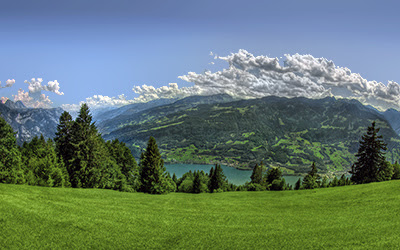
#> input picture images/paisaje.jpg, 400 x 250 px
$ python class_2_p2.py
#> lines starting #> are read from the running program, lines starting #| are printed output that depends on the picture
# -*- coding: utf-8 -*-
"""
Created on Sat Aug 17 14:10:19 2019

@author: luisf
"""
# =============================================================================
# DIP with openCV Class 2
#
#P2: RGB Components
# =============================================================================

import cv2
import os
import numpy as np

root = os.path.abspath(os.getcwd()) + '/images'

a = cv2.imread(root + '/paisaje.jpg')  #Reading an image
#> a is the input picture: shape (250, 400, 3); mean B, G, R 111.9, 122.5, 100.2
cv2.imshow('frame1',a)         #showing original image

#We want to decompose a on its rgb components
#so we create a new copy of a for each color and
#we will set the other two to 0 remaining onlly one component

#NOTE: REMEMBER that assigning a variable to another
#DOES NOT create a copy on PYTHON (most languages do, but python doesn't for some reason)
#so we will have to use a function that copies
a_red = np.copy(a)
a_green = np.copy(a)
a_blue = np.copy(a)

#Setting components to 0 remaining only one for each case
#to see them separately
a_blue[:,:,1:3]=0
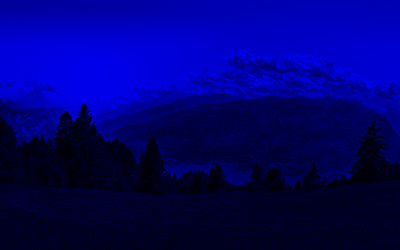
#> a_blue: shape (250, 400, 3); mean B, G, R 111.9, 0, 0
a_green[:,:,0:1]=0
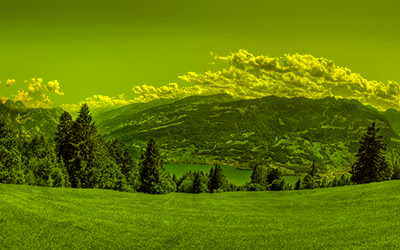
#> a_green: shape (250, 400, 3); mean B, G, R 0, 122.5, 100.2
a_green[:,:,2]=0
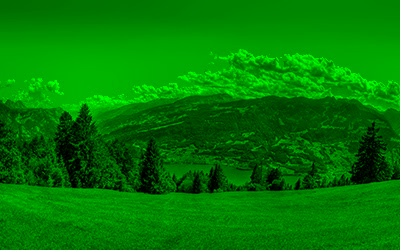
#> a_green: shape (250, 400, 3); mean B, G, R 0, 122.5, 0
a_red[:,:,0:2]=0
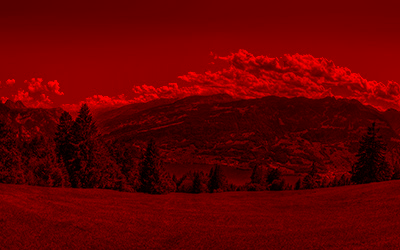
#> a_red: shape (250, 400, 3); mean B, G, R 0, 0, 100.2

#concatenating them horizontally to show them on one frame
a_rgb = np.concatenate((a_blue,a_green), axis=1)
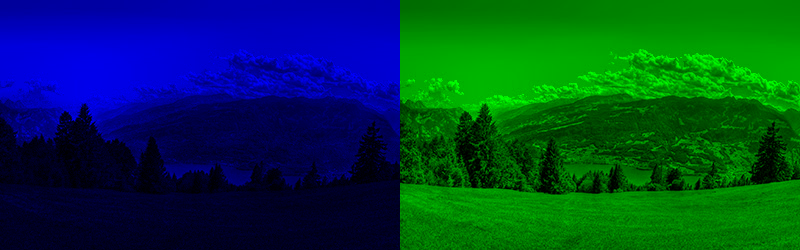
#> a_rgb: shape (250, 800, 3); mean B, G, R 55.9, 61.2, 0
a_rgb = np.concatenate((a_rgb,a_red), axis=1)
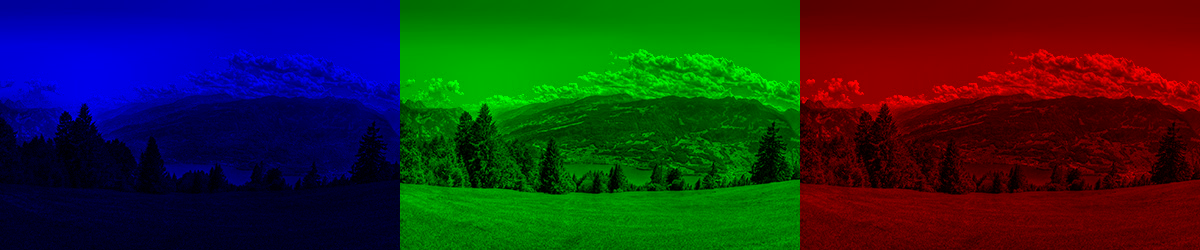
#> a_rgb: shape (250, 1200, 3); mean B, G, R 37.3, 40.8, 33.4

cv2.imshow('frame2',a_rgb)

cv2.waitKey(0)
cv2.destroyAllWindows()

$ run again, with images/GitS.jpg copied over images/paisaje.jpg
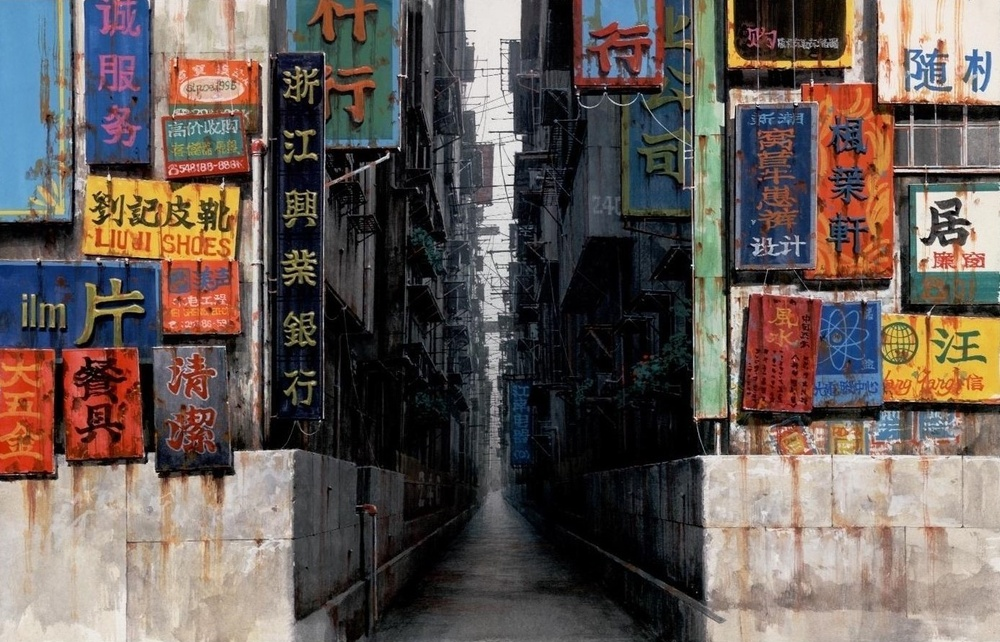
#> input picture images/GitS.jpg, 1000 x 642 px, shrunk from 1385 x 889 before the run
#> a is the input picture: shape (642, 1000, 3); mean B, G, R 86.3, 91.1, 101.8
#> `a_red[:,:,0:2]=0`:
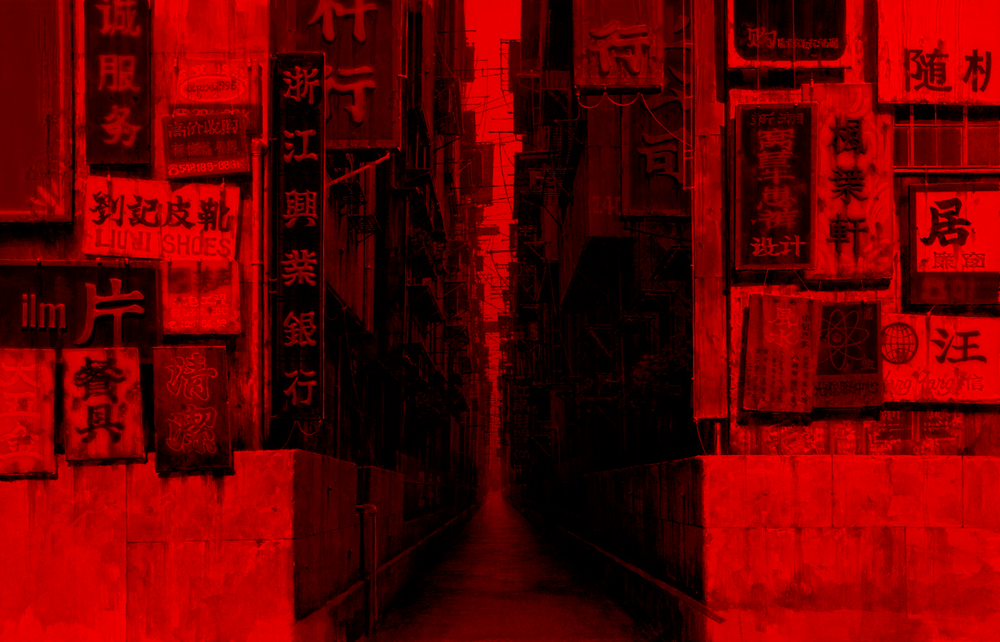
#> a_red: shape (642, 1000, 3); mean B, G, R 0, 0, 101.8
#> `a_rgb = np.concatenate((a_rgb,a_red), axis=1)`:
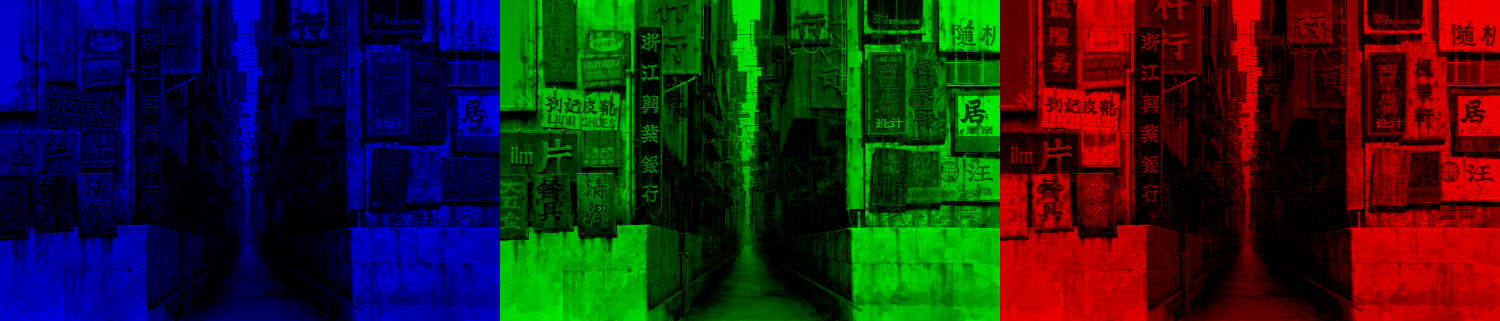
#> a_rgb: shape (642, 3000, 3) (shown at 1/2 size); mean B, G, R 28.8, 30.4, 33.9
